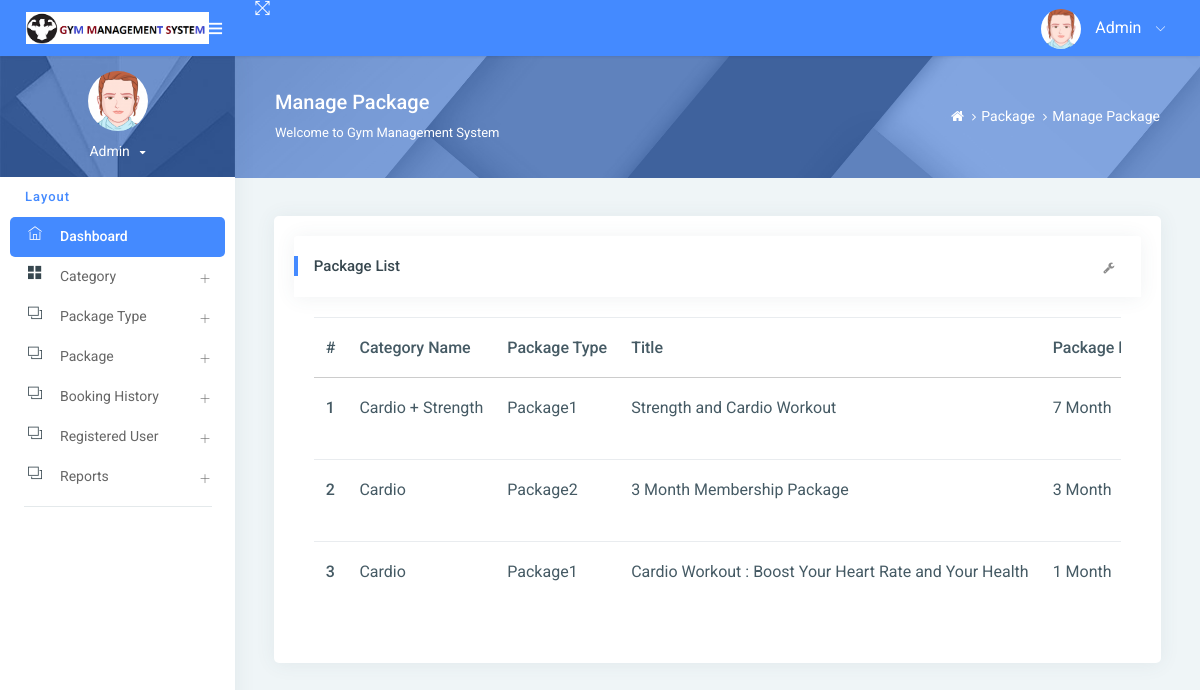
The page /managePackage/ on the database its author committed.
### gym/models.py (models this page shows, shortened)
class Package(models.Model):
    category = models.ForeignKey(Category, on_delete=models.CASCADE, null=True)
    packagename = models.ForeignKey(Packagetype, on_delete=models.CASCADE, null=True)
    titlename = models.CharField(max_length=200, null=True)
    packageduration = models.CharField(max_length=50, null=True)
    price = models.CharField(max_length=200, null=True)
    description = models.CharField(max_length=200, null=True)
    creationdate = models.DateTimeField(auto_now_add=True)

class Category(models.Model):
    categoryname = models.CharField(max_length=200, null=True)
    status = models.CharField(max_length=300, null=True)
    creationdate = models.DateTimeField(auto_now_add=True)

class Packagetype(models.Model):
    category = models.ForeignKey(Category, on_delete=models.CASCADE, null=True)
    packagename = models.CharField(max_length=200, null=True)
    creationdate = models.DateTimeField(auto_now_add=True)
    def __str__(self):
        return self.packagename

### gym/views.py (the view)
# urls.py: path('managePackage/', managePackage, name='managePackage'),
def managePackage(request):
    package = Package.objects.all()
    return render(request, 'admin/managePackage.html',locals())

### gym/templates/admin/managePackage.html (shortened to what this page needs)
{% extends 'admin_base.html' %}
{% load static %}
{% block main %}
<div class="page-header">
    <div class="page-block">
        <div class="row align-items-center">
            <div class="col-md-8">
                <div class="page-header-title">
                    <h5 class="m-b-10">Manage Package</h5>
                    <p class="m-b-0">Welcome to Gym Management System</p>
                </div>
            </div>
            <div class="col-md-4">
                <ul class="breadcrumb-title">
                    <li class="breadcrumb-item">
                        <a href="{% url 'admin_home' %}"> <i class="fa fa-home"></i> </a>
                    </li>
                    <li class="breadcrumb-item"><a href="">Package</a>
                    </li>
                    <li class="breadcrumb-item"><a href="">Manage Package</a>
                    </li>
                </ul>
            </div>
        </div>
    </div>
</div>
<div class="pcoded-inner-content">
    <div class="main-body">
        <div class="page-wrapper">
            <div class="page-body">
                <div class="row">
                    <div class="col-md-12">
                        <div class="card">
                            <div class="card-block">
                                <div class="card-header">
                                    <h5>Package List</h5>
                                    <div class="card-header-right">
                                        <ul class="list-unstyled card-option">
                                            <li><i class="fa fa fa-wrench open-card-option"></i></li>
                                        </ul>
                                    </div>
                                </div>
                                <div class="card-block table-border-style">
                                    <div class="table-responsive">
                                        <table class="table">
                                            <thead>
                                            <tr>
                                                <th>#</th>
                                                <th>Category Name</th>
                                                <th>Package Type</th>
                                                <th>Title</th>
                                                <th>Package Duration</th>
                                            </tr>
                                            </thead>
                                            <tbody>
                                            {% for i in package %}
                                            <tr>
                                                <th scope="row">{{forloop.counter}}</th>
                                                <td>{{i.category.categoryname}}</td>
                                                <td>{{i.packagename}}</td>
                                                 <td>{{i.titlename}}</td>
                                                <td>{{i.packageduration}}</td>
                                            </tr>
                                            {% endfor %}
                                            </tbody>
                                        </table>
                                    </div>
                                </div>
                            </div>
                        </div>
                    </div>
                </div>
            </div>
        </div>
    </div>
</div>
{% endblock %}

### gym/templates/admin_base.html (shortened to what this page needs)
{% load static %}
<html lang="en">
<head>
    <link rel="stylesheet" href="{% static 'assets1/pages/waves/css/waves.min.css' %}" type="text/css" media="all">
    <link rel="stylesheet" type="text/css" href="{% static 'assets1/css/bootstrap/css/bootstrap.min.css' %}">
    <link rel="stylesheet" href="{% static 'assets1/pages/waves/css/waves.min.css' %}" type="text/css" media="all">
    <link rel="stylesheet" type="text/css" href="{% static 'assets1/icon/themify-icons/themify-icons.css' %}">
    <link rel="stylesheet" type="text/css" href="{% static 'assets1/icon/font-awesome/css/font-awesome.min.css' %}">
    <link rel="stylesheet" type="text/css" href="{% static 'assets1/css/jquery.mCustomScrollbar.css' %}">
    <link rel="stylesheet" href="https://www.amcharts.com/lib/3/plugins/export/export.css" type="text/css" media="all"/>
    <link rel="stylesheet" type="text/css" href="{% static 'assets1/css/style.css' %}">
</head>
<body>
<div id="pcoded" class="pcoded">
    <div class="pcoded-container navbar-wrapper">
        <nav class="navbar header-navbar pcoded-header">
            <div class="navbar-wrapper">
                <div class="navbar-logo">
                    <a class="mobile-menu waves-effect waves-light" id="mobile-collapse" href="#!">
                        <i class="ti-menu"></i>
                    </a>
                    <a href="{% url 'admin_home' %}">
                        <img class="img-fluid" src="{% static 'assets1/images/logo.png' %}" alt="Theme-Logo"
                             style="width:85%">
                    </a>
                </div>
                <div class="navbar-container container-fluid">
                    <ul class="nav-left">
                        <li>
                            <a href="#!" onclick="javascript:toggleFullScreen()" class="waves-effect waves-light">
                                <i class="ti-fullscreen"></i>
                            </a>
                        </li>
                    </ul>
                    <ul class="nav-right">
                        <li class="user-profile header-notification">
                            <a href="#!" class="waves-effect waves-light">
                                <img src="{% static 'assets1/images/avatar-1.png' %}" class="img-radius"
                                     alt="">
                                <span>Admin</span>
                                <i class="ti-angle-down"></i>
                            </a>
                        </li>
                    </ul>
                </div>
            </div>
        </nav>
        <div class="pcoded-main-container">
            <div class="pcoded-wrapper">
                <nav class="pcoded-navbar">
                    <div class="pcoded-inner-navbar main-menu">
                        <div class="">
                            <div class="main-menu-header">
                                <img class="img-80 img-radius" src="{% static 'assets1/images/avatar-1.png' %}"
                                     alt="">
                                <div class="user-details">
                                    <span id="more-details">Admin<i class="fa fa-caret-down"></i></span>
                                </div>
                            </div>
                        </div>
                        <div class="pcoded-navigation-label" data-i18n="nav.category.navigation">Layout</div>
                        <ul class="pcoded-item pcoded-left-item">
                            <li class="active">
                                <a href="{% url 'admin_home' %}" class="waves-effect waves-dark">
                                    <span class="pcoded-micon"><i class="ti-home"></i><b>D</b></span>
                                    <span class="pcoded-mtext" data-i18n="nav.dash.main">Dashboard</span>
                                </a>
                            </li>
                            <li class="pcoded-hasmenu">
                                <a href="javascript:void(0)" class="waves-effect waves-dark">
                                    <span class="pcoded-micon"><i class="ti-layout-grid2-alt"></i></span>
                                    <span class="pcoded-mtext" data-i18n="nav.basic-components.main">Category</span>
                                </a>
                            </li>
                            <li class="pcoded-hasmenu">
                                <a href="javascript:void(0)" class="waves-effect waves-dark">
                                    <span class="pcoded-micon"><i class="ti-layers"></i></span>
                                    <span class="pcoded-mtext"
                                          data-i18n="nav.basic-components.main">Package Type </span>
                                </a>
                            </li>
                            <li class="pcoded-hasmenu">
                                <a href="javascript:void(0)" class="waves-effect waves-dark">
                                    <span class="pcoded-micon"><i class="ti-layers"></i></span>
                                    <span class="pcoded-mtext"
                                          data-i18n="nav.basic-components.main"> Package</span>
                                </a>
                            </li>
                            <li class="pcoded-hasmenu">
                                <a href="javascript:void(0)" class="waves-effect waves-dark">
                                    <span class="pcoded-micon"><i class="ti-layers"></i></span>
                                    <span class="pcoded-mtext"
                                          data-i18n="nav.basic-components.main">Booking History</span>
                                </a>
                            </li>
                               <li class="pcoded-hasmenu">
                                <a href="javascript:void(0)" class="waves-effect waves-dark">
                                    <span class="pcoded-micon"><i class="ti-layers"></i></span>
                                    <span class="pcoded-mtext"
                                          data-i18n="nav.basic-components.main"> Registered User</span>
                                </a>
                            </li>
                            <li class="pcoded-hasmenu">
                                <a href="javascript:void(0)" class="waves-effect waves-dark">
                                    <span class="pcoded-micon"><i class="ti-layers"></i></span>
                                    <span class="pcoded-mtext"
                                          data-i18n="nav.basic-components.main">Reports</span>
                                </a>
                            </li>
                        </ul>
                    </div>
                </nav>
                <div class="pcoded-content">
                    {% block main %}
                    {% endblock %}
                </div>
            </div>
        </div>
    </div>
</div>
</body>
</html>

### rows shown on the page
Package: category.categoryname "Cardio + Strength", packagename "Package1", titlename "Strength and Cardio Workout", packageduration "7 Month"
Package: category.categoryname "Cardio", packagename "Package2", titlename "3 Month Membership Package", packageduration "3 Month"
Package: category.categoryname "Cardio", packagename "Package1", titlename "Cardio Workout : Boost Your Heart Rate and Your Health", packageduration "1 Month"
